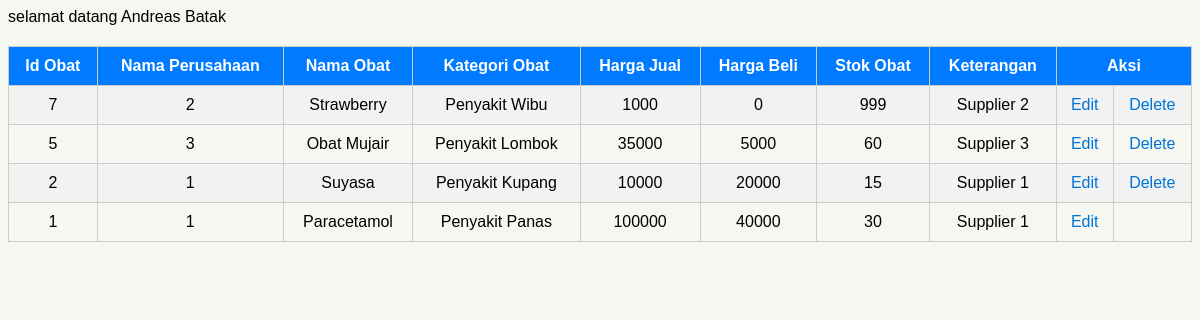
Page /tb_obat/select/view_obat.php (signed in) on the committed database.
### tables this page shows
CREATE TABLE `tb_obat` (
  `id_obat` int(4) NOT NULL,
  `id_supplier` int(4) NOT NULL,
  `nama_obat` varchar(100) NOT NULL,
  `kategori_obat` varchar(50) NOT NULL,
  `harga_jual` double NOT NULL,
  `harga_beli` double NOT NULL,
  `stok_obat` int(11) NOT NULL,
  `keterangan` text NOT NULL
);

CREATE TABLE `tb_supplier` (
  `id_supplier` int(4) NOT NULL,
  `perusahaan` varchar(100) NOT NULL,
  `telp` varchar(20) NOT NULL,
  `alamat` text NOT NULL,
  `keterangan` varchar(100) NOT NULL
);

### tb_obat/select/view_obat.php (the view, shortened to what this page needs)
<?php
include "../../koneksi.php";
if(!@$_SESSION['username']){
    echo "<script>alert('Login terlebih dahulu!!');window.location.href='../../login.php';</script>";
}elseif(@$_SESSION['level']=='karyawan'){
    echo "<script>alert('anda karyawan, silahkan login terlebih dahulu');window.location.href='../../login.php';</script>";
}else{
$query = mysqli_query($koneksi, "SELECT * FROM tb_obat INNER JOIN tb_supplier USING(id_supplier) ORDER BY id_obat DESC");
?>
<!DOCTYPE html>
<html lang="en">
<head>
</head>
<body>
    <?php
        echo "selamat datang ", $_SESSION['username'];
    ?>
    <center>
        <table border="1" cellpadding="10" cellspacing="0">
            <tr>
                <th>Id Obat</th>
                <th>Nama Perusahaan</th>
                <th>Nama Obat</th>
                <th>Kategori Obat</th>
                <th>Harga Jual</th>
                <th>Harga Beli</th>
                <th>Stok Obat</th>
                <th>Keterangan</th>
                <th colspan="2">Aksi</th>
            </tr>
            <?php
                while($baris = mysqli_fetch_assoc($query)){
            ?>
            <tr>
                <td><?= $baris['id_obat']; ?></td>
                <td><?= $baris['id_supplier']; ?></td>
                <td><?= $baris['nama_obat']; ?></td>
                <td><?= $baris['kategori_obat']; ?></td>
                <td><?= $baris['harga_jual']; ?></td>
                <td><?= $baris['harga_beli']; ?></td>
                <td><?= $baris['stok_obat']; ?></td>
                <td><?= $baris['keterangan']; ?></td>
                <td><a href="../update/edit_obat.php?idobat=<?= $baris['id_obat'];?>">Edit</a></td>
                <?php
                 $id_obat = $baris['id_obat'];
                 $hide_delete = mysqli_query($koneksi, "SELECT COUNT(*) as total FROM tb_obat INNER JOIN tb_detail_transaksi ON tb_obat.id_obat = tb_detail_transaksi.id_obat WHERE tb_obat.id_obat = $id_obat");
                 $cek = mysqli_fetch_row($hide_delete);
                if($cek['0']==0){
                ?>
                <td><a href="../delete/delete_obat.php?idobat=<?= $baris['id_obat'];?>">Delete</a></td>
                <?php
                }else{
                    echo "<td></td>";
                }
                ?>
            </tr>
            <?php
            }
            ?>
        </table>
    </center>
</body>
</html>
<?php
}
?>

### tb_obat/select/view_obat.php (style rules this page uses)
body { font-family: Arial, sans-serif; background-color: #f6f7f0; }
table { width: 100%; border-collapse: collapse; margin: 20px auto; }
table, th, td { border: 1px solid #ccc; }
th, td { padding: 10px; text-align: center; }
th { background-color: #007BFF; color: #fff; }
tr:nth-child(even) { background-color: #f2f2f2; }
a { text-decoration: none; color: #0074d9; }

### rows in the picture
tb_obat: id_obat "7", id_supplier "2", nama_obat "Strawberry", kategori_obat "Penyakit Wibu", harga_jual "1000", harga_beli "0", stok_obat "999", id_supplier.keterangan "Supplier 2"
tb_obat: id_obat "5", id_supplier "3", nama_obat "Obat Mujair", kategori_obat "Penyakit Lombok", harga_jual "35000", harga_beli "5000", stok_obat "60", id_supplier.keterangan "Supplier 3"
tb_obat: id_obat "2", id_supplier "1", nama_obat "Suyasa", kategori_obat "Penyakit Kupang", harga_jual "10000", harga_beli "20000", stok_obat "15", id_supplier.keterangan "Supplier 1"
tb_obat: id_obat "1", id_supplier "1", nama_obat "Paracetamol", kategori_obat "Penyakit Panas", harga_jual "100000", harga_beli "40000", stok_obat "30", id_supplier.keterangan "Supplier 1"

### other values in the picture
$_SESSION['username'] "Andreas Batak"
